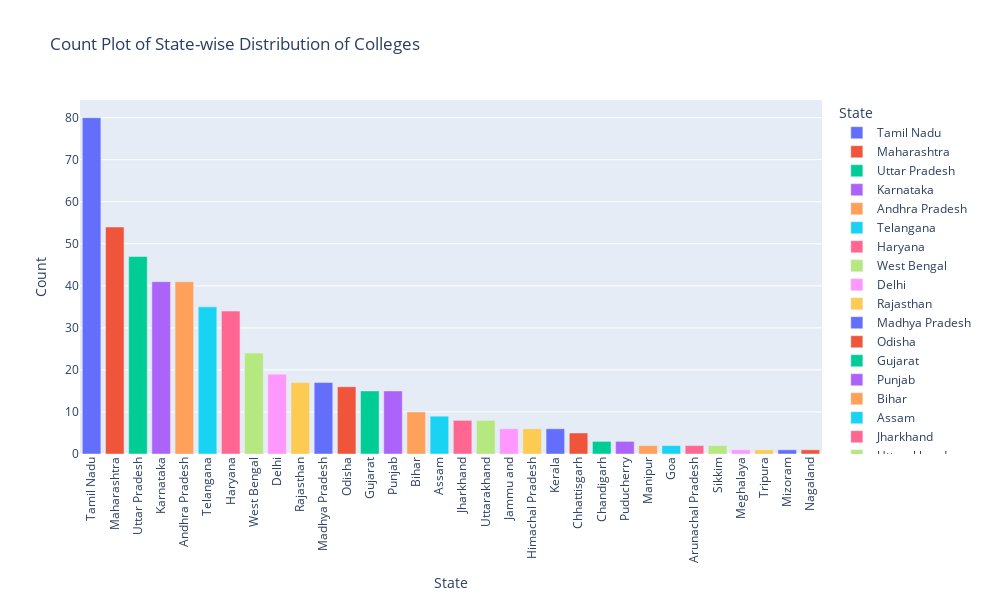

The notebook cell this image was saved under:
### Markdown cell above
### Count plots of Categorical columns

### Code cell
# Count occurrences of each state
state_counts = df['State'].value_counts().reset_index()
state_counts.columns = ['State', 'Count']

# Create a bar chart
fig = px.bar(
    state_counts,
    x='State',
    y='Count',
    title='Count Plot of State-wise Distribution of Colleges',
    color='State',  # Color by State
    color_discrete_sequence=px.colors.qualitative.Plotly  # Use an alternative qualitative palette
)

# Update layout for better readability and set figure size
fig.update_layout(
    xaxis_title='State',
    yaxis_title='Count',
    xaxis_tickangle=-90,  # Rotate x-axis labels
    height=600,  # Set height of the plot
    width=1000,  # Set width of the plot
)

fig.write_html("State_counts.html")

### Figure 1 — Plotly figure (JSON) as saved in the notebook; plotly's stock layout.template omitted (floating-point values rounded to 4 significant figures)
{"data": [{"alignmentgroup": "True", "hovertemplate": "State=%{x}<br>Count=%{y}<extra></extra>", "legendgroup": "Tamil Nadu", "marker": {"color": "#636EFA", "pattern": {"shape": ""}}, "name": "Tamil Nadu", "offsetgroup": "Tamil Nadu", "orientation": "v", "showlegend": true, "textposition": "auto", "type": "bar", "x": ["Tamil Nadu"], "xaxis": "x", "y": [80], "yaxis": "y"}, {"alignmentgroup": "True", "hovertemplate": "State=%{x}<br>Count=%{y}<extra></extra>", "legendgroup": "Maharashtra", "marker": {"color": "#EF553B", "pattern": {"shape": ""}}, "name": "Maharashtra", "offsetgroup": "Maharashtra", "orientation": "v", "showlegend": true, "textposition": "auto", "type": "bar", "x": ["Maharashtra"], "xaxis": "x", "y": [54], "yaxis": "y"}, {"alignmentgroup": "True", "hovertemplate": "State=%{x}<br>Count=%{y}<extra></extra>", "legendgroup": "Uttar Pradesh", "marker": {"color": "#00CC96", "pattern": {"shape": ""}}, "name": "Uttar Pradesh", "offsetgroup": "Uttar Pradesh", "orientation": "v", "showlegend": true, "textposition": "auto", "type": "bar", "x": ["Uttar Pradesh"], "xaxis": "x", "y": [47], "yaxis": "y"}, {"alignmentgroup": "True", "hovertemplate": "State=%{x}<br>Count=%{y}<extra></extra>", "legendgroup": "Karnataka", "marker": {"color": "#AB63FA", "pattern": {"shape": ""}}, "name": "Karnataka", "offsetgroup": "Karnataka", "orientation": "v", "showlegend": true, "textposition": "auto", "type": "bar", "x": ["Karnataka"], "xaxis": "x", "y": [41], "yaxis": "y"}, {"alignmentgroup": "True", "hovertemplate": "State=%{x}<br>Count=%{y}<extra></extra>", "legendgroup": "Andhra Pradesh", "marker": {"color": "#FFA15A", "pattern": {"shape": ""}}, "name": "Andhra Pradesh", "offsetgroup": "Andhra Pradesh", "orientation": "v", "showlegend": true, "textposition": "auto", "type": "bar", "x": ["Andhra Pradesh"], "xaxis": "x", "y": [41], "yaxis": "y"}, {"alignmentgroup": "True", "hovertemplate": "State=%{x}<br>Count=%{y}<extra></extra>", "legendgroup": "Telangana", "marker": {"color": "#19D3F3", "pattern": {"shape": ""}}, "name": "Telangana", "offsetgroup": "Telangana", "orientation": "v", "showlegend": true, "textposition": "auto", "type": "bar", "x": ["Telangana"], "xaxis": "x", "y": [35], "yaxis": "y"}, {"alignmentgroup": "True", "hovertemplate": "State=%{x}<br>Count=%{y}<extra></extra>", "legendgroup": "Haryana", "marker": {"color": "#FF6692", "pattern": {"shape": ""}}, "name": "Haryana", "offsetgroup": "Haryana", "orientation": "v", "showlegend": true, "textposition": "auto", "type": "bar", "x": ["Haryana"], "xaxis": "x", "y": [34], "yaxis": "y"}, {"alignmentgroup": "True", "hovertemplate": "State=%{x}<br>Count=%{y}<extra></extra>", "legendgroup": "West Bengal", "marker": {"color": "#B6E880", "pattern": {"shape": ""}}, "name": "West Bengal", "offsetgroup": "West Bengal", "orientation": "v", "showlegend": true, "textposition": "auto", "type": "bar", "x": ["West Bengal"], "xaxis": "x", "y": [24], "yaxis": "y"}, {"alignmentgroup": "True", "hovertemplate": "State=%{x}<br>Count=%{y}<extra></extra>", "legendgroup": "Delhi", "marker": {"color": "#FF97FF", "pattern": {"shape": ""}}, "name": "Delhi", "offsetgroup": "Delhi", "orientation": "v", "showlegend": true, "textposition": "auto", "type": "bar", "x": ["Delhi"], "xaxis": "x", "y": [19], "yaxis": "y"}, {"alignmentgroup": "True", "hovertemplate": "State=%{x}<br>Count=%{y}<extra></extra>", "legendgroup": "Rajasthan", "marker": {"color": "#FECB52", "pattern": {"shape": ""}}, "name": "Rajasthan", "offsetgroup": "Rajasthan", "orientation": "v", "showlegend": true, "textposition": "auto", "type": "bar", "x": ["Rajasthan"], "xaxis": "x", "y": [17], "yaxis": "y"}, {"alignmentgroup": "True", "hovertemplate": "State=%{x}<br>Count=%{y}<extra></extra>", "legendgroup": "Madhya Pradesh", "marker": {"color": "#636EFA", "pattern": {"shape": ""}}, "name": "Madhya Pradesh", "offsetgroup": "Madhya Pradesh", "orientation": "v", "showlegend": true, "textposition": "auto", "type": "bar", "x": ["Madhya Pradesh"], "xaxis": "x", "y": [17], "yaxis": "y"}, {"alignmentgroup": "True", "hovertemplate": "State=%{x}<br>Count=%{y}<extra></extra>", "legendgroup": "Odisha", "marker": {"color": "#EF553B", "pattern": {"shape": ""}}, "name": "Odisha", "offsetgroup": "Odisha", "orientation": "v", "showlegend": true, "textposition": "auto", "type": "bar", "x": ["Odisha"], "xaxis": "x", "y": [16], "yaxis": "y"}, {"alignmentgroup": "True", "hovertemplate": "State=%{x}<br>Count=%{y}<extra></extra>", "legendgroup": "Gujarat", "marker": {"color": "#00CC96", "pattern": {"shape": ""}}, "name": "Gujarat", "offsetgroup": "Gujarat", "orientation": "v", "showlegend": true, "textposition": "auto", "type": "bar", "x": ["Gujarat"], "xaxis": "x", "y": [15], "yaxis": "y"}, {"alignmentgroup": "True", "hovertemplate": "State=%{x}<br>Count=%{y}<extra></extra>", "legendgroup": "Punjab", "marker": {"color": "#AB63FA", "pattern": {"shape": ""}}, "name": "Punjab", "offsetgroup": "Punjab", "orientation": "v", "showlegend": true, "textposition": "auto", "type": "bar", "x": ["Punjab"], "xaxis": "x", "y": [15], "yaxis": "y"}, {"alignmentgroup": "True", "hovertemplate": "State=%{x}<br>Count=%{y}<extra></extra>", "legendgroup": "Bihar", "marker": {"color": "#FFA15A", "pattern": {"shape": ""}}, "name": "Bihar", "offsetgroup": "Bihar", "orientation": "v", "showlegend": true, "textposition": "auto", "type": "bar", "x": ["Bihar"], "xaxis": "x", "y": [10], "yaxis": "y"}, {"alignmentgroup": "True", "hovertemplate": "State=%{x}<br>Count=%{y}<extra></extra>", "legendgroup": "Assam", "marker": {"color": "#19D3F3", "pattern": {"shape": ""}}, "name": "Assam", "offsetgroup": "Assam", "orientation": "v", "showlegend": true, "textposition": "auto", "type": "bar", "x": ["Assam"], "xaxis": "x", "y": [9], "yaxis": "y"}, {"alignmentgroup": "True", "hovertemplate": "State=%{x}<br>Count=%{y}<extra></extra>", "legendgroup": "Jharkhand", "marker": {"color": "#FF6692", "pattern": {"shape": ""}}, "name": "Jharkhand", "offsetgroup": "Jharkhand", "orientation": "v", "showlegend": true, "textposition": "auto", "type": "bar", "x": ["Jharkhand"], "xaxis": "x", "y": [8], "yaxis": "y"}, {"alignmentgroup": "True", "hovertemplate": "State=%{x}<br>Count=%{y}<extra></extra>", "legendgroup": "Uttarakhand", "marker": {"color": "#B6E880", "pattern": {"shape": ""}}, "name": "Uttarakhand", "offsetgroup": "Uttarakhand", "orientation": "v", "showlegend": true, "textposition": "auto", "type": "bar", "x": ["Uttarakhand"], "xaxis": "x", "y": [8], "yaxis": "y"}, {"alignmentgroup": "True", "hovertemplate": "State=%{x}<br>Count=%{y}<extra></extra>", "legendgroup": "Jammu and", "marker": {"color": "#FF97FF", "pattern": {"shape": ""}}, "name": "Jammu and", "offsetgroup": "Jammu and", "orientation": "v", "showlegend": true, "textposition": "auto", "type": "bar", "x": ["Jammu and"], "xaxis": "x", "y": [6], "yaxis": "y"}, {"alignmentgroup": "True", "hovertemplate": "State=%{x}<br>Count=%{y}<extra></extra>", "legendgroup": "Himachal Pradesh", "marker": {"color": "#FECB52", "pattern": {"shape": ""}}, "name": "Himachal Pradesh", "offsetgroup": "Himachal Pradesh", "orientation": "v", "showlegend": true, "textposition": "auto", "type": "bar", "x": ["Himachal Pradesh"], "xaxis": "x", "y": [6], "yaxis": "y"}, {"alignmentgroup": "True", "hovertemplate": "State=%{x}<br>Count=%{y}<extra></extra>", "legendgroup": "Kerala", "marker": {"color": "#636EFA", "pattern": {"shape": ""}}, "name": "Kerala", "offsetgroup": "Kerala", "orientation": "v", "showlegend": true, "textposition": "auto", "type": "bar", "x": ["Kerala"], "xaxis": "x", "y": [6], "yaxis": "y"}, {"alignmentgroup": "True", "hovertemplate": "State=%{x}<br>Count=%{y}<extra></extra>", "legendgroup": "Chhattisgarh", "marker": {"color": "#EF553B", "pattern": {"shape": ""}}, "name": "Chhattisgarh", "offsetgroup": "Chhattisgarh", "orientation": "v", "showlegend": true, "textposition": "auto", "type": "bar", "x": ["Chhattisgarh"], "xaxis": "x", "y": [5], "yaxis": "y"}, {"alignmentgroup": "True", "hovertemplate": "State=%{x}<br>Count=%{y}<extra></extra>", "legendgroup": "Chandigarh", "marker": {"color": "#00CC96", "pattern": {"shape": ""}}, "name": "Chandigarh", "offsetgroup": "Chandigarh", "orientation": "v", "showlegend": true, "textposition": "auto", "type": "bar", "x": ["Chandigarh"], "xaxis": "x", "y": [3], "yaxis": "y"}, {"alignmentgroup": "True", "hovertemplate": "State=%{x}<br>Count=%{y}<extra></extra>", "legendgroup": "Puducherry", "marker": {"color": "#AB63FA", "pattern": {"shape": ""}}, "name": "Puducherry", "offsetgroup": "Puducherry", "orientation": "v", "showlegend": true, "textposition": "auto", "type": "bar", "x": ["Puducherry"], "xaxis": "x", "y": [3], "yaxis": "y"}, {"alignmentgroup": "True", "hovertemplate": "State=%{x}<br>Count=%{y}<extra></extra>", "legendgroup": "Manipur", "marker": {"color": "#FFA15A", "pattern": {"shape": ""}}, "name": "Manipur", "offsetgroup": "Manipur", "orientation": "v", "showlegend": true, "textposition": "auto", "type": "bar", "x": ["Manipur"], "xaxis": "x", "y": [2], "yaxis": "y"}, {"alignmentgroup": "True", "hovertemplate": "State=%{x}<br>Count=%{y}<extra></extra>", "legendgroup": "Goa", "marker": {"color": "#19D3F3", "pattern": {"shape": ""}}, "name": "Goa", "offsetgroup": "Goa", "orientation": "v", "showlegend": true, "textposition": "auto", "type": "bar", "x": ["Goa"], "xaxis": "x", "y": [2], "yaxis": "y"}, {"alignmentgroup": "True", "hovertemplate": "State=%{x}<br>Count=%{y}<extra></extra>", "legendgroup": "Arunachal Pradesh", "marker": {"color": "#FF6692", "pattern": {"shape": ""}}, "name": "Arunachal Pradesh", "offsetgroup": "Arunachal Pradesh", "orientation": "v", "showlegend": true, "textposition": "auto", "type": "bar", "x": ["Arunachal Pradesh"], "xaxis": "x", "y": [2], "yaxis": "y"}, {"alignmentgroup": "True", "hovertemplate": "State=%{x}<br>Count=%{y}<extra></extra>", "legendgroup": "Sikkim", "marker": {"color": "#B6E880", "pattern": {"shape": ""}}, "name": "Sikkim", "offsetgroup": "Sikkim", "orientation": "v", "showlegend": true, "textposition": "auto", "type": "bar", "x": ["Sikkim"], "xaxis": "x", "y": [2], "yaxis": "y"}, {"alignmentgroup": "True", "hovertemplate": "State=%{x}<br>Count=%{y}<extra></extra>", "legendgroup": "Meghalaya", "marker": {"color": "#FF97FF", "pattern": {"shape": ""}}, "name": "Meghalaya", "offsetgroup": "Meghalaya", "orientation": "v", "showlegend": true, "textposition": "auto", "type": "bar", "x": ["Meghalaya"], "xaxis": "x", "y": [1], "yaxis": "y"}, {"alignmentgroup": "True", "hovertemplate": "State=%{x}<br>Count=%{y}<extra></extra>", "legendgroup": "Tripura", "marker": {"color": "#FECB52", "pattern": {"shape": ""}}, "name": "Tripura", "offsetgroup": "Tripura", "orientation": "v", "showlegend": true, "textposition": "auto", "type": "bar", "x": ["Tripura"], "xaxis": "x", "y": [1], "yaxis": "y"}, {"alignmentgroup": "True", "hovertemplate": "State=%{x}<br>Count=%{y}<extra></extra>", "legendgroup": "Mizoram", "marker": {"color": "#636EFA", "pattern": {"shape": ""}}, "name": "Mizoram", "offsetgroup": "Mizoram", "orientation": "v", "showlegend": true, "textposition": "auto", "type": "bar", "x": ["Mizoram"], "xaxis": "x", "y": [1], "yaxis": "y"}, {"alignmentgroup": "True", "hovertemplate": "State=%{x}<br>Count=%{y}<extra></extra>", "legendgroup": "Nagaland", "marker": {"color": "#EF553B", "pattern": {"shape": ""}}, "name": "Nagaland", "offsetgroup": "Nagaland", "orientation": "v", "showlegend": true, "textposition": "auto", "type": "bar", "x": ["Nagaland"], "xaxis": "x", "y": [1], "yaxis": "y"}], "layout": {"barmode": "relative", "height": 600, "legend": {"title": {"text": "State"}, "tracegroupgap": 0}, "title": {"text": "Count Plot of State-wise Distribution of Colleges"}, "width": 1000, "xaxis": {"anchor": "y", "autorange": true, "categoryarray": ["Tamil Nadu", "Maharashtra", "Uttar Pradesh", "Karnataka", "Andhra Pradesh", "Telangana", "Haryana", "West Bengal", "Delhi", "Rajasthan", "Madhya Pradesh", "Odisha", "Gujarat", "Punjab", "Bihar", "Assam", "Jharkhand", "Uttarakhand", "Jammu and", "Himachal Pradesh", "Kerala", "Chhattisgarh", "Chandigarh", "Puducherry", "Manipur", "Goa", "Arunachal Pradesh", "Sikkim", "Meghalaya", "Tripura", "Mizoram", "Nagaland"], "categoryorder": "array", "domain": [0, 1], "range": [-0.5, 31.5], "tickangle": -90, "title": {"text": "State"}, "type": "category"}, "yaxis": {"anchor": "x", "autorange": true, "domain": [0, 1], "range": [0, 84.21], "title": {"text": "Count"}, "type": "linear"}}}
